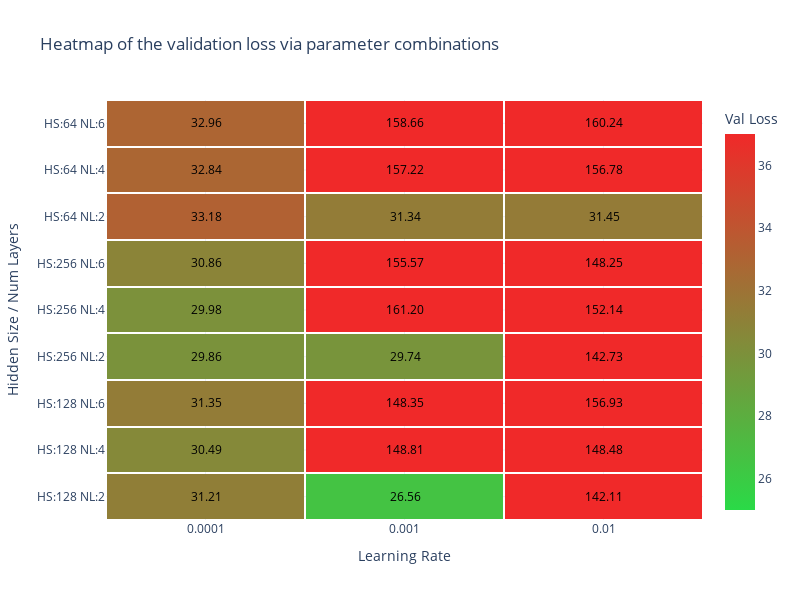

Notebook cell for this chart:
### Markdown cell above
#### Best Configuration Found:
- **Hidden Size**: 128
- **Number of Layers**: 2
- **Learning Rate**: 0.001
- **Validation Loss**: 26.56

This configuration was used for the final predictions. (see following Figure)

### Code cell
import pandas as pd
import plotly.graph_objects as go
import colorsys
import matplotlib.colors as mcolors

def lighten_color(hex_color, increase=0.1):
    """
    Increases the brightness of a color by the specified percentage.

    :param hex_color: Hex code of the color (e.g. '#f03b3e')
    :param increase: Increase factor (e.g. 0.1 for 10%)
    :return: Hex code of the brightened color
    """
    rgb = mcolors.to_rgb(hex_color)
    h, l, s = colorsys.rgb_to_hls(*rgb)
    l = min(1, l + increase * l)
    r, g, b = colorsys.hls_to_rgb(h, l, s)
    return mcolors.to_hex((r, g, b))

original_red = '#23c93f'
original_green = '#ee1111'

light_red = lighten_color(original_red, 0.1)
light_green = lighten_color(original_green, 0.1)

colorscale = [
    [0.0, light_red],
    [1.0, light_green]
]

file_path = "src/models/lstm_param_results.csv"
try:
    df = pd.read_csv(file_path)
    if 'Val Loss' not in df.columns:
        raise ValueError("The column 'Val Loss' is missing in the CSV file.")
except Exception as e:
    print(f"Error loading the CSV file: {e}")
    df = None

if df is not None:
    desired_lrs = [0.0001, 0.001, 0.01]
    df = df[df['learning_rate'].isin(desired_lrs)]

    df['learning_rate'] = df['learning_rate'].astype(str)

    df['hidden_num_layers'] = df.apply(lambda row: f"HS:{row['hidden_size']} NL:{row['num_layers']}", axis=1)

    pivot_df = df.pivot_table(index='hidden_num_layers',
                              columns='learning_rate',
                              values='Val Loss')

    desired_lrs_str = ['0.0001', '0.001', '0.01']
    pivot_df = pivot_df.reindex(columns=desired_lrs_str)

    zmin = 25
    zmax = 37

    fig = go.Figure(data=go.Heatmap(
        z=pivot_df.values,
        x=pivot_df.columns,
        y=pivot_df.index,
        colorscale=colorscale,
        zmin=zmin,
        zmax=zmax,
        colorbar=dict(title='Val Loss'),
        text=pivot_df.values,
        texttemplate="%{text:.2f}",
        textfont={"size": 12, "color": "black"},
        hovertemplate='Val Loss: %{z}<br>Learning Rate: %{x}<br>Hidden/Layer: %{y}<extra></extra>',
        xgap=2,
        ygap=2
    ))

    fig.update_layout(
        title='Heatmap of the validation loss via parameter combinations',
        xaxis_title='Learning Rate',
        yaxis_title='Hidden Size / Num Layers',
        xaxis=dict(tickmode='array', tickvals=list(range(len(desired_lrs_str))), ticktext=desired_lrs_str),
        yaxis=dict(tickmode='array', tickvals=list(range(len(pivot_df.index))), ticktext=pivot_df.index),
        template='plotly_white',
        width=800,
        height=600
    )

    fig.show()

### Figure 1 — Plotly figure (JSON) as saved in the notebook; plotly's stock layout.template omitted (floating-point values rounded to 4 significant figures)
{"data": [{"colorbar": {"title": {"text": "Val Loss"}}, "colorscale": [[0.0, "#2ada47"], [1.0, "#f02929"]], "hovertemplate": "Val Loss: %{z}<br>Learning Rate: %{x}<br>Hidden/Layer: %{y}<extra></extra>", "text": [[31.21, 26.56, 142.1], [30.49, 148.8, 148.5], [31.35, 148.3, 156.9], [29.86, 29.74, 142.7], [29.98, 161.2, 152.1], [30.86, 155.6, 148.2], [33.18, 31.34, 31.45], [32.84, 157.2, 156.8], [32.96, 158.7, 160.2]], "textfont": {"color": "black", "size": 12}, "texttemplate": "%{text:.2f}", "x": ["0.0001", "0.001", "0.01"], "xgap": 2, "y": ["HS:128 NL:2", "HS:128 NL:4", "HS:128 NL:6", "HS:256 NL:2", "HS:256 NL:4", "HS:256 NL:6", "HS:64 NL:2", "HS:64 NL:4", "HS:64 NL:6"], "ygap": 2, "z": [[31.21, 26.56, 142.1], [30.49, 148.8, 148.5], [31.35, 148.3, 156.9], [29.86, 29.74, 142.7], [29.98, 161.2, 152.1], [30.86, 155.6, 148.2], [33.18, 31.34, 31.45], [32.84, 157.2, 156.8], [32.96, 158.7, 160.2]], "zmax": 37, "zmin": 25, "type": "heatmap"}], "layout": {"xaxis": {"title": {"text": "Learning Rate"}, "tickmode": "array", "tickvals": [0, 1, 2], "ticktext": ["0.0001", "0.001", "0.01"]}, "yaxis": {"title": {"text": "Hidden Size / Num Layers"}, "tickmode": "array", "tickvals": [0, 1, 2, 3, 4, 5, 6, 7, 8], "ticktext": ["HS:128 NL:2", "HS:128 NL:4", "HS:128 NL:6", "HS:256 NL:2", "HS:256 NL:4", "HS:256 NL:6", "HS:64 NL:2", "HS:64 NL:4", "HS:64 NL:6"]}, "title": {"text": "Heatmap of the validation loss via parameter combinations"}, "width": 800, "height": 600}}
